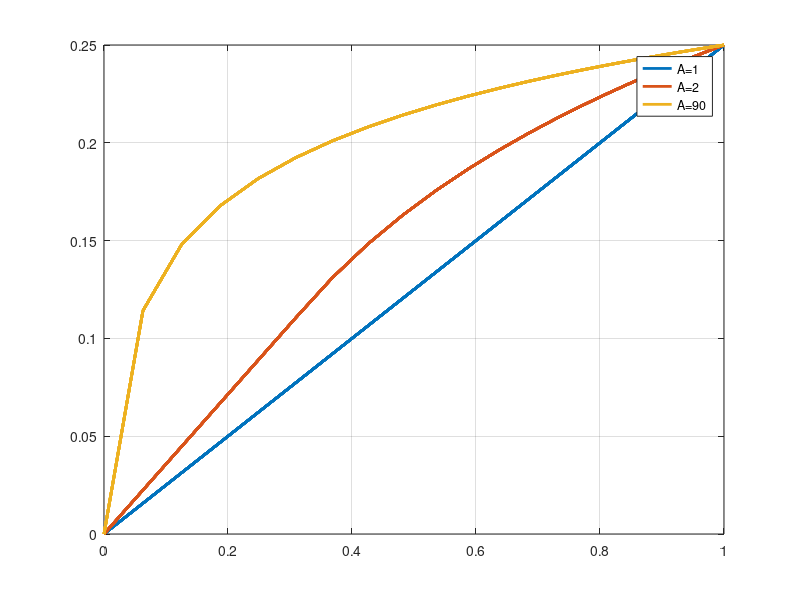

Recreate this plot in MATLAB.
clc;clear all;close all;
fm=10
fs=520
mp=4
t=0:0.001:0.2
xs=mp*sin(2*pi*fm*t)
xmax= max(xs)
xn = abs(xs)/xmax
A =[1 3 60];
z =zeros(length(A),length(xn))
for k=1:length(A)
    for i=1:length(xn)
        if((xn(i)>=0)&&(xn(i)<(1/A(k))))
            z(k,i)=(A(k)*xn(i))/(1+log(A(k)));
        elseif ((xn(i)>=1/A(k))&&(xn(i)<=1))
            z(k,i)=(1+log(A(k)*xn(i)))/(1+log(A(k)));
        end
    end
end
plot(xn,z/xmax,'Linewidth',2)
grid on;
legend('A=1','A=2','A=90');